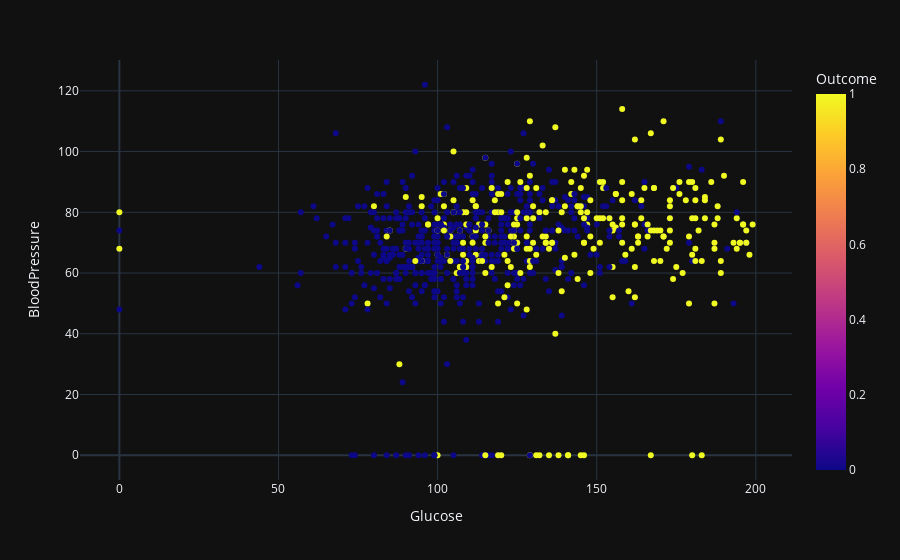

Write notebook code for a chart like this one.
### Markdown cell above
繪製散步圖:由此散步圖可以發現血糖偏高的人會有糖尿病

其他特徵在分布圖上沒有明顯分布，例如:血壓，可知其並非導致糖尿病的主要原因，或是在此張圖無法看出其特徵分布

此外，從散步圖可發現有許多血壓值 = 0的點，但血壓值不可能為0，因此我們需要將這些資料做清整

### Code cell
scatter('Glucose', 'BloodPressure')

### Figure 1 — Plotly figure (JSON) as saved in the notebook; plotly's stock layout.template omitted (floating-point values rounded to 4 significant figures; data arrays with more than 128 entries replaced by an {"elided": "..."} marker saying what was removed)
{"data": [{"hovertemplate": "Glucose=%{x}<br>BloodPressure=%{y}<br>Outcome=%{marker.color}<extra></extra>", "legendgroup": "", "marker": {"color": {"elided": "768 int values"}, "coloraxis": "coloraxis", "symbol": "circle"}, "mode": "markers", "name": "", "orientation": "v", "showlegend": false, "type": "scatter", "x": {"elided": "768 int values"}, "xaxis": "x", "y": {"elided": "768 int values"}, "yaxis": "y"}], "layout": {"coloraxis": {"colorbar": {"title": {"text": "Outcome"}}, "colorscale": [[0, "#0d0887"], [0.1111, "#46039f"], [0.2222, "#7201a8"], [0.3333, "#9c179e"], [0.4444, "#bd3786"], [0.5556, "#d8576b"], [0.6667, "#ed7953"], [0.7778, "#fb9f3a"], [0.8889, "#fdca26"], [1, "#f0f921"]]}, "legend": {"tracegroupgap": 0}, "margin": {"t": 60}, "xaxis": {"anchor": "y", "domain": [0, 1], "title": {"text": "Glucose"}}, "yaxis": {"anchor": "x", "domain": [0, 1], "title": {"text": "BloodPressure"}}}}
